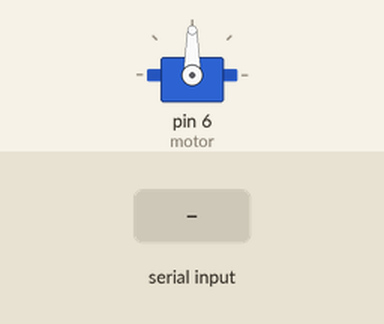
A sketch run on a simulated Arduino Uno, built with avr-gcc and run on an emulated ATmega328P. Shown: servo. The test bench sets the inputs (shaded band). What the sketch prints to the serial monitor is not drawn.

Above: at 1.2 s.
1.3 s: "3" received over Serial
At 1.45 s:
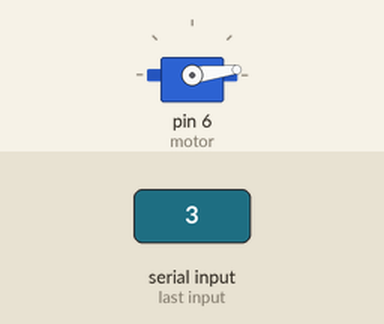
7.3 s: "1" received over Serial
At 7.52 s:
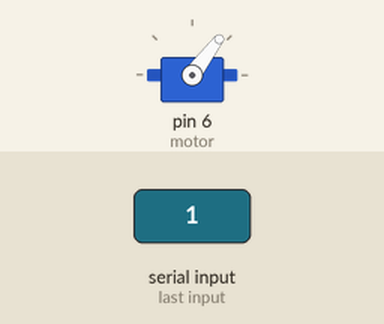
10.3 s: "2" received over Serial
At 11.3 s:
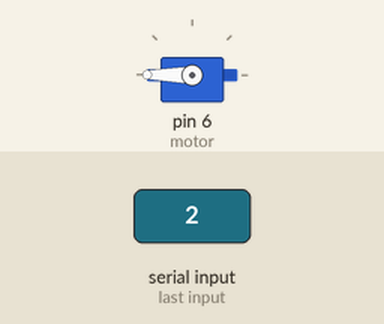
Timing chart, 0 to 13.3 s (numbered marks = the images above; inputs shaded):
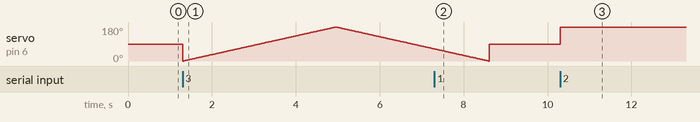

Measured:
- after the input at 10.3 s, servo on pin 6 (motor): 90° → 180° at once

The sketch:

servoMotor.ino
```cpp
// 서보모터 제어
// 0 ~ 180도의 각도를 조절할 수 있다.
// servo 라이브러리 사용
#include<Servo.h>

// 서브모터를 제어를 위한 객체를 정의
Servo motor;

void setup() {
  // attach() 서브모터의 신호선이 연결된 핀을 설정 pinMode와 유사
  motor.attach(6); //아날로그 출력을위해 PWM핀 사용
  Serial.begin(9600);
}

// 시리얼 통신을 이용하여 모터의 각도를 제어하는 예
void loop() {
  // read() 모터의 현재 각도 값을 읽는다. 0 ~ 180
  // 실제 신호선으로 아날로그값을 읽는게 아니다.
  // servo 라이브러리의 함수
  Serial.println(motor.read());
  if(Serial.available()){
    // 모터의 현재 위치값을 now 변수에 저장한다.
    static int now = 0;
    Serial.println(now);
    int data = Serial.read();
    // 서브모터 90도
    if(data == '1'){
      motor.write(90);
      now = 90;
    // 서브모터 180도
    }else if(data == '2'){
      motor.write(180);
      now = 180;
    // 서브모터 180도 또는 0도로 이동하였다가 원래의 각도로 돌아온다.
    }else if(data == '3'){
      //for문을 이용한방법
      int i = now;
      if(now == 180){
        for(i; i > 0; i--){
        Serial.println(i);
        motor.write(i);
        delay(20);
        }
        for(i; i <= now ; i++){
        Serial.println(i);
        motor.write(i);
        delay(20);
        }
        return;
      }

      for(i; i < 180; i++){
        Serial.println(i);
        motor.write(i);
        delay(20);
      }
      for(i; i >= now; i--){
        Serial.println(i);
        motor.write(i);
        delay(20);
      }
    // 서브모터 0도
    }else if(data == '4'){
      motor.write(0);
      now = 0;
    }
  }
}
```
